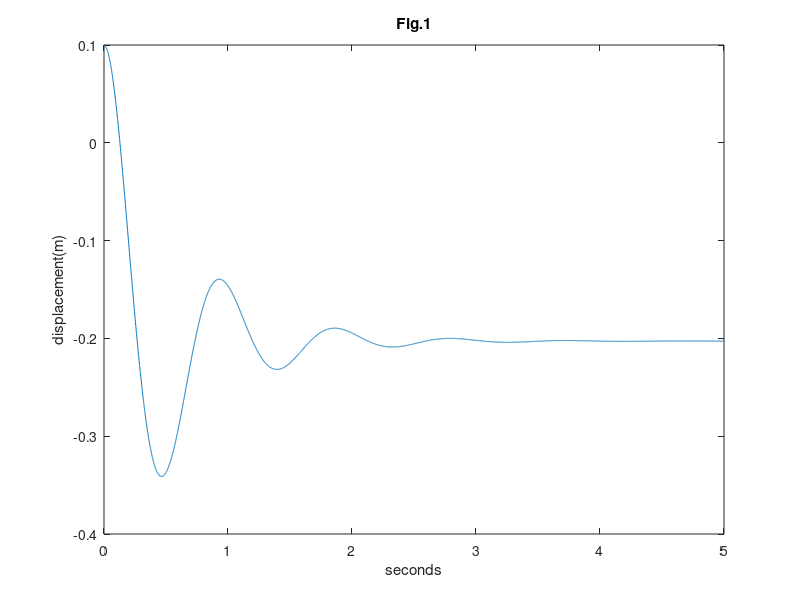

MATLAB code for this plot:
% clear all;
% h=10.^-3;      
% V(1) = 1;      
% C = 2.*10.^-5;
% R = 47000;
% t = 0:h:10;     
% 
% F = @(V) V./(-R.*C);             
% for i=1:10./h
%     k1 = F(V(i));
%     k2 = F(V(i)+0.5.*k1);
%     k3 = F(V(i)+0.5.*k2);
%     k4 = F(V(i)+k3);
%     V(i+1) = V(i) + (h./6).*(k1+2.*k2+2.*k3+k4);
% end
% figure(1)
% plot(t,V)

% m = 1.2.*10.^3 (kg)
% k = 5.8.*10.^4 (N/m)
% damping constant = 4000 (kg/s)
% (1) write down the differential equation of motion.
% (2) [Fig.1] t = 0, compressed 0.1(m), plot the displacement.
% (3) base on (2), find the oscillation frequency.
clear all;
clc;

h = 10.^-3;
t = 0:h:5;
m = 1.2.*10.^3;
k = 5.8.*10.^4;
c = 4.*10.^3;
g = -9.8;

A = @(x,v) g + (-k.*x-c.*v)/m;
x(1) = 0.1;
v(1) = 0;

for i=1:5./h
    v(i+1) = v(i) + A(x(i),v(i)).*h;
    x(i+1) = x(i) + v(i+1).*h + h.^2./2.*A(x(i),v(i));
end
figure(1)
plot(t,x)
title('Fig.1')
xlabel('seconds')
ylabel('displacement(m)')

count = 0;
for i=1:5./h
    if(v(i).*v(i+1)<0)
        count = count + 1;
        if(count==1)
            start = t(i);
        end
        if(count==3)
            finish = t(i);
            break;
        end
    end
end
fprintf('%.3f (1/s)\n',finish-start);